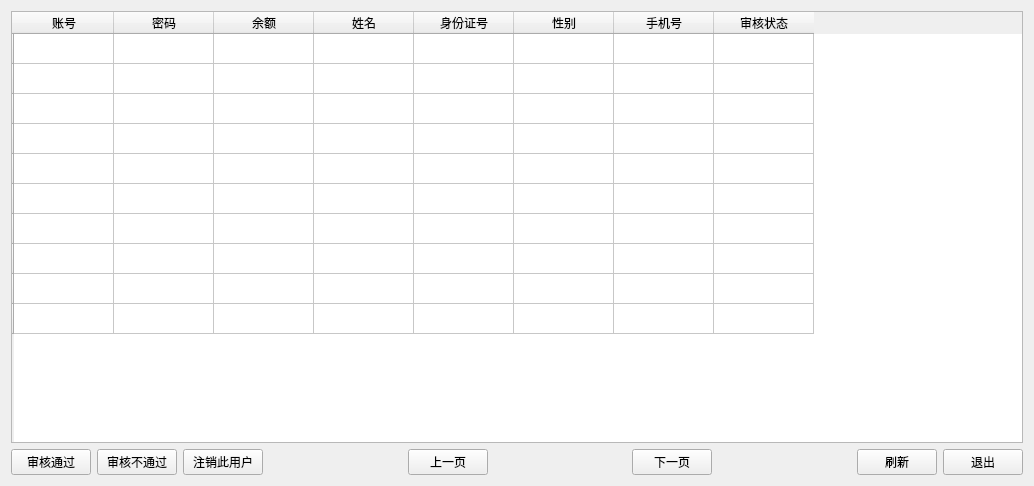
<?xml version="1.0" encoding="UTF-8"?>
<ui version="4.0">
 <class>Widget</class>
 <widget class="QWidget" name="Widget">
  <property name="geometry">
   <rect>
    <x>0</x>
    <y>0</y>
    <width>1034</width>
    <height>486</height>
   </rect>
  </property>
  <property name="windowTitle">
   <string>管理界面</string>
  </property>
  <layout class="QVBoxLayout" name="verticalLayout_2">
   <item>
    <layout class="QVBoxLayout" name="verticalLayout">
     <item>
      <widget class="QTableWidget" name="Check">
       <row>
        <property name="text">
         <string/>
        </property>
       </row>
       <row>
        <property name="text">
         <string/>
        </property>
       </row>
       <row>
        <property name="text">
         <string/>
        </property>
       </row>
       <row>
        <property name="text">
         <string/>
        </property>
       </row>
       <row>
        <property name="text">
         <string/>
        </property>
       </row>
       <row>
        <property name="text">
         <string/>
        </property>
       </row>
       <row>
        <property name="text">
         <string/>
        </property>
       </row>
       <row>
        <property name="text">
         <string/>
        </property>
       </row>
       <row>
        <property name="text">
         <string/>
        </property>
       </row>
       <row>
        <property name="text">
         <string/>
        </property>
       </row>
       <column>
        <property name="text">
         <string>账号</string>
        </property>
       </column>
       <column>
        <property name="text">
         <string>密码</string>
        </property>
       </column>
       <column>
        <property name="text">
         <string>余额</string>
        </property>
       </column>
       <column>
        <property name="text">
         <string>姓名</string>
        </property>
       </column>
       <column>
        <property name="text">
         <string>身份证号</string>
        </property>
       </column>
       <column>
        <property name="text">
         <string>性别</string>
        </property>
       </column>
       <column>
        <property name="text">
         <string>手机号</string>
        </property>
       </column>
       <column>
        <property name="text">
         <string>审核状态</string>
        </property>
       </column>
      </widget>
     </item>
     <item>
      <layout class="QHBoxLayout" name="horizontalLayout">
       <item>
        <widget class="QPushButton" name="pushOK">
         <property name="text">
          <string>审核通过</string>
         </property>
        </widget>
       </item>
       <item>
        <widget class="QPushButton" name="pushNOK">
         <property name="text">
          <string>审核不通过</string>
         </property>
        </widget>
       </item>
       <item>
        <widget class="QPushButton" name="pushCANCEL">
         <property name="text">
          <string>注销此用户</string>
         </property>
        </widget>
       </item>
       <item>
        <spacer name="horizontalSpacer">
         <property name="orientation">
          <enum>Qt::Horizontal</enum>
         </property>
         <property name="sizeHint" stdset="0">
          <size>
           <width>108</width>
           <height>20</height>
          </size>
         </property>
        </spacer>
       </item>
       <item>
        <widget class="QPushButton" name="pushButton">
         <property name="text">
          <string>上一页</string>
         </property>
        </widget>
       </item>
       <item>
        <spacer name="horizontalSpacer_3">
         <property name="orientation">
          <enum>Qt::Horizontal</enum>
         </property>
         <property name="sizeHint" stdset="0">
          <size>
           <width>40</width>
           <height>20</height>
          </size>
         </property>
        </spacer>
       </item>
       <item>
        <widget class="QPushButton" name="pushButton_2">
         <property name="text">
          <string>下一页</string>
         </property>
        </widget>
       </item>
       <item>
        <spacer name="horizontalSpacer_2">
         <property name="orientation">
          <enum>Qt::Horizontal</enum>
         </property>
         <property name="sizeHint" stdset="0">
          <size>
           <width>40</width>
           <height>20</height>
          </size>
         </property>
        </spacer>
       </item>
       <item>
        <widget class="QPushButton" name="pushREFRESH">
         <property name="text">
          <string>刷新</string>
         </property>
        </widget>
       </item>
       <item>
        <widget class="QPushButton" name="pushEXIT">
         <property name="text">
          <string>退出</string>
         </property>
        </widget>
       </item>
      </layout>
     </item>
    </layout>
   </item>
  </layout>
 </widget>
 <layoutdefault spacing="6" margin="11"/>
 <resources/>
 <connections/>
</ui>
